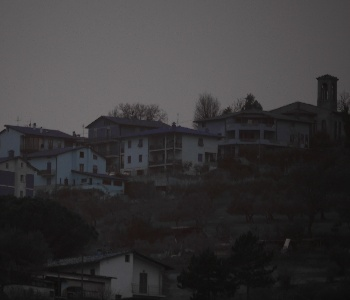
#> input picture Week2/under_exposed.jpg, 350 x 300 px, found by its file name
$ jupyter execute Sbj02_Enhancement.ipynb   (older library calls are emulated)
#> lines starting #> are read from the running program, lines starting #| are printed output that depends on the picture
### EE 421/521 Image Processing - Spring 2021-22

## Subject 2 - Image Enhancement

In this demonstration of the lecture, you will learn the following:

1. Histogram and pdf calculation
2. Plotting a histrogram
3. Auto-contrast adjustment
4. Histrogram equalization
5. Histogram matching

*Copyright (c) 2020-2022 by Arif Tanju Erdem*

[cell 1]
# STEP 0 Import the necessary packages

# reading/writing image files
from skimage import io
from skimage import color

# histogram calculation
from skimage import exposure

# displaying images and plots
import matplotlib.pyplot as plt

# array operations
import numpy as np

[cell 2]
# my function to round image data to nearest integer, then
# truncate to range [0, 255], and then set data type to uint8

def my_imgLuminance(imgRGB):

    # make sure it is a color image
    assert imgRGB.shape[2] == 3

    # get the luminance data
    imgLum = color.rgb2gray(imgRGB)

    imgLum = np.round(imgLum * 255, 0)
    imgLum = np.minimum(imgLum, 255)
    imgLum = np.maximum(imgLum, 0)
    imgLum = imgLum.astype('uint8')

    return imgLum

# end of function

[cell 3]
# my function to convert float image data from range [0, 1] to range [0, 255],
# and then set data type to uint8

def my_float2int(img):

    img = np.round(img * 255, 0)
    img = np.minimum(img, 255)
    img = np.maximum(img, 0)
    img = img.astype('uint8')

    return img

# end of function

[cell 4]
# STEP 1 Pick two different images, one with low exposure (i.e., a dark image)
# and one with high exposure (i.e., a bright image). Calculate and display their luminance.

# set image folder
image_folder = r'C:\Users\Metin\Desktop\EE421\Week2'

# read under exposed image
image_file = r'/under_exposed.jpg'
image_path = image_folder + image_file
imgRGB_low = io.imread(image_path)
#> imgRGB_low is the input picture: shape (300, 350, 3); mean R, G, B 56.3, 54.4, 55.5

# read over exposed image
image_file = r'/over_exposed.jpg'
image_path = image_folder + image_file
imgRGB_high = io.imread(image_path)
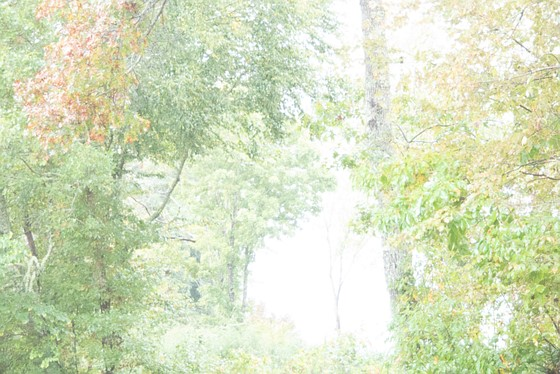
#> input picture Week2/over_exposed.jpg, 560 x 374 px, found by its file name
#> imgRGB_high is the input picture: shape (374, 560, 3); mean R, G, B 213.7, 223.3, 191.6

# calculate luminance
img_low = my_imgLuminance(imgRGB_low)
img_high = my_imgLuminance(imgRGB_high)

# print image size
print("Low exposure image width is {} and height is {}.".format(img_low.shape[0], img_low.shape[1]))
#| Low exposure image width is 300 and height is 350.
print("High exposure image width is {} and height is {}.".format(img_high.shape[0], img_high.shape[1]))
#| High exposure image width is 374 and height is 560.

# display both images
plt.figure(figsize=(10,10))
plt.subplot(121), plt.imshow(img_low, cmap = 'gray', vmin=0, vmax=255)
plt.title('Low Exposure Image'), plt.xticks([]), plt.yticks([])
plt.subplot(122), plt.imshow(img_high, cmap = 'gray', vmin=0, vmax=255)
plt.title('High Exposure Image'), plt.xticks([]), plt.yticks([])
plt.show()
plt.close()

[cell 5]
# STEP 2.a Calculate and display the histrogram of each image

# histogram calculation
hist_low, bins = exposure.histogram(img_low, source_range='dtype')
#> hist_low = 256 values, max 2921 at index 20, min 0 at index 0, mean 410.2; bins = 256 values from 0 to 255
hist_high, bins = exposure.histogram(img_high, source_range='dtype')
#> hist_high = 256 values, max 11949 at index 255, min 0 at index 0, mean 818.1

# histrogramx plots
plt.figure(figsize=(10,4))
plt.subplot(121), plt.plot(hist_low, 'b')
plt.xlim(0, 255)
plt.title('Histogram of low exposure image')
plt.subplot(122), plt.plot(hist_high, 'r')
plt.xlim(0, 255)
plt.title('Histogram of high exposure image')
plt.show()
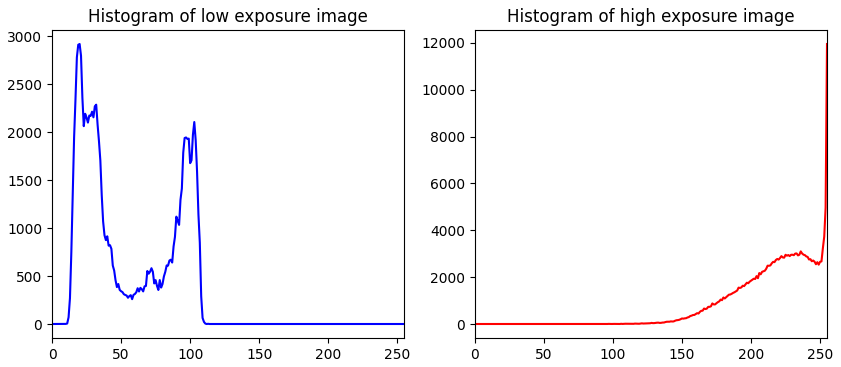
#> figure drawn by matplotlib, 2 panels; panel 1: curve peaks at x = 20, y = 2921; panel 2: curve peaks at x = 255, y = 11949
plt.close()

[cell 6]
# STEP 2.b Calculate and display the pdf of each image

# pdf calculation
pdf_low = hist_low / hist_low.sum()
#> pdf_low = 256 values, max 0.0278 at index 20, min 0 at index 0, mean 0.00391
pdf_high = hist_high / hist_high.sum()
#> pdf_high = 256 values, max 0.0571 at index 255, min 0 at index 0, mean 0.00391

# pdf plots
plt.plot(pdf_low, 'b')
plt.xlim([0,256])
plt.plot(pdf_high, 'r')
plt.xlim([0,256])
plt.title("Image pdf's (blue: low exposure, red: high exposure)")
plt.show()
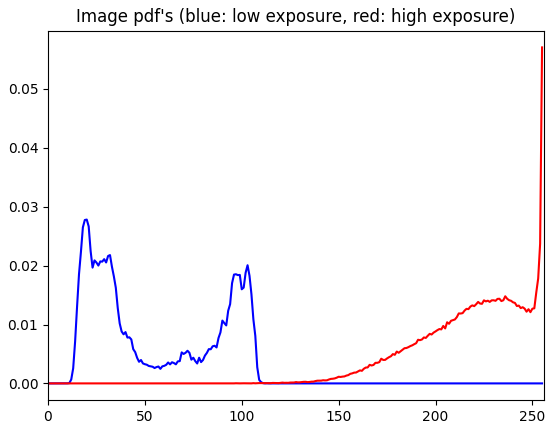
#> figure drawn by matplotlib, 1 panel; curve peaks at x = 20, y = 0.0278; curve peaks at x = 255, y = 0.0571

[cell 7]
# STEP 3 auto contrast adjustment

# image 1
# find min and max values
val_low_min = img_low.min()
#> val_low_min = 10
val_low_max = img_low.max()
#> val_low_max = 113

# stretch brightness to max range
img_low_auto = (img_low - val_low_min) / (val_low_max - val_low_min)
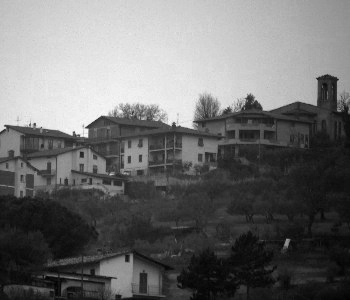
#> img_low_auto: shape (300, 350) float64; min 0, max 1, mean 0.434

# scale to 255 and convert to integer
img_low_auto = my_float2int(img_low_auto)

# image 2
# find min and max values
val_high_min = img_high.min()
#> val_high_min = 78
val_high_max = img_high.max()
#> val_high_max = 255

# stretch brightness to max range
img_high_auto = (img_high - val_high_min) / (val_high_max - val_high_min)
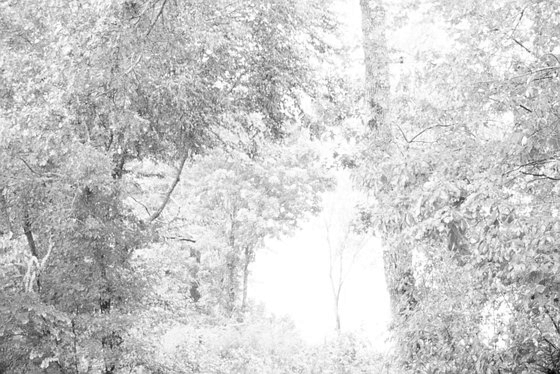
#> img_high_auto: shape (374, 560) float64; min 0, max 1, mean 0.797

# scale to 255 and convert to integer
img_high_auto = my_float2int(img_high_auto)

# display auto contrast adjusted images
plt.figure(figsize=(10,8))
plt.subplot(221), plt.imshow(img_low, cmap = 'gray', vmin=0, vmax=255)
plt.title('Low Exposure Image'), plt.xticks([]), plt.yticks([])
plt.subplot(222), plt.imshow(img_low_auto, cmap = 'gray', vmin=0, vmax=255)
plt.title('Auto-Contrast Adjusted Low Exposure Image'), plt.xticks([]), plt.yticks([])
plt.subplot(223), plt.imshow(img_high, cmap = 'gray', vmin=0, vmax=255)
plt.title('High Exposure Image'), plt.xticks([]), plt.yticks([])
plt.subplot(224), plt.imshow(img_high_auto, cmap = 'gray', vmin=0, vmax=255)
plt.title('Auto-Contrast Adjusted High Exposure Image'), plt.xticks([]), plt.yticks([])
plt.show()
plt.close()

[cell 8]
# STEP 4 Calculate and display the histrogram of auto contrast adjusted images

# histogram calculation
hist_low_auto, bins = exposure.histogram(img_low_auto, source_range='dtype')
#> hist_low_auto = 256 values, max 2921 at index 25, min 0 at index 1, mean 410.2
hist_high_auto, bins = exposure.histogram(img_high_auto, source_range='dtype')
#> hist_high_auto = 256 values, max 11949 at index 255, min 0 at index 2, mean 818.1

# find min and max values
val_low_auto_min = img_low_auto.min()
#> val_low_auto_min = 0
val_low_auto_max = img_low_auto.max()
#> val_low_auto_max = 255
val_high_auto_min = img_high_auto.min()
#> val_high_auto_min = 0
val_high_auto_max = img_high_auto.max()
#> val_high_auto_max = 255

# histrogram plots
plt.figure(figsize=(10,8))
plt.subplot(221), plt.plot(hist_low, 'b')
plt.xlim(0, 255)
plt.title('Hist. Low Exposure Image [{}, {}]'.format(val_low_min, val_low_max))
plt.subplot(222), plt.plot(hist_low_auto, 'b')
plt.xlim(0, 255)
plt.title('Hist. Auto-Cont. Adj. Low Exp. Image [{}, {}]'.format(val_low_auto_min, val_low_auto_max))
plt.subplot(223), plt.plot(hist_high, 'r')
plt.xlim(0, 255)
plt.title('Hist. High Exposure Image [{}, {}]'.format(val_high_min, val_high_max))
plt.subplot(224), plt.plot(hist_high_auto, 'r')
plt.xlim(0, 255)
plt.title('Hist. Auto-Cont. Adj. High Exp. Image [{}, {}]'.format(val_high_auto_min, val_high_auto_max))
plt.show()
#> figure, not shown here; panel 1: curve peaks at x = 20, y = 2921; panel 2: curve peaks at x = 25, y = 2921; panel 3: curve peaks at x = 255, y = 11949; panel 4: curve peaks at x = 255, y = 11949
plt.close()

[cell 9]
# STEP 5 Apply histogram equalization to each image and
# display the resulting images and their histograms

# histogram equalization
img_low_eq = exposure.equalize_hist(img_low)
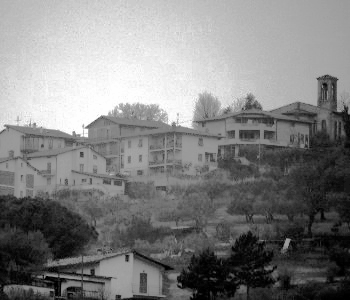
#> img_low_eq: shape (300, 350) float64; min 9.52e-06, max 1, mean 0.508
img_high_eq = exposure.equalize_hist(img_high)
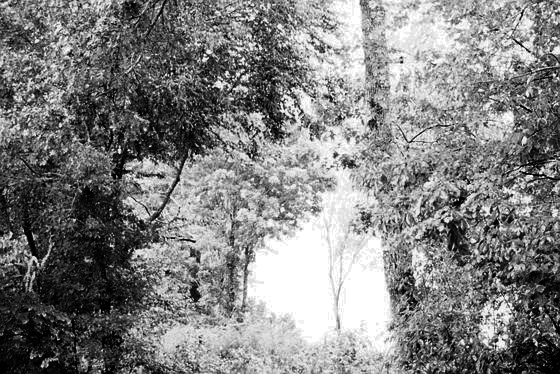
#> img_high_eq: shape (374, 560) float64; min 4.77e-06, max 1, mean 0.507

img_low_eq = my_float2int(img_low_eq)
img_high_eq = my_float2int(img_high_eq)

# display original and histogram equalized images
plt.figure(figsize=(14,8))

plt.subplot(231), plt.imshow(img_low, cmap = 'gray', vmin=0, vmax=255)
plt.title('Low Exposure Image'), plt.xticks([]), plt.yticks([])
plt.subplot(232), plt.imshow(img_low_auto, cmap = 'gray', vmin=0, vmax=255)
plt.title('Auto-Contrast Adjusted Low Exposure Image'), plt.xticks([]), plt.yticks([])
plt.subplot(233), plt.imshow(img_low_eq, cmap = 'gray', vmin=0, vmax=255)
plt.title('Histogram Equalized Low Exposure Image'), plt.xticks([]), plt.yticks([])
plt.subplot(234), plt.imshow(img_high, cmap = 'gray', vmin=0, vmax=255)
plt.title('High Exposure Image'), plt.xticks([]), plt.yticks([])
plt.subplot(235), plt.imshow(img_high_auto, cmap = 'gray', vmin=0, vmax=255)
plt.title('Auto-Contrast Adjusted High Exposure Image'), plt.xticks([]), plt.yticks([])
plt.subplot(236), plt.imshow(img_high_eq, cmap = 'gray', vmin=0, vmax=255)
plt.title('Histogram Equalized High Exposure Image'), plt.xticks([]), plt.yticks([])
plt.show()
plt.close()

# calculate equalized histograms
hist_low_eq, bins = exposure.histogram(img_low_eq, source_range='dtype')
#> hist_low_eq = 256 values, max 2921 at index 37, min 0 at index 2, mean 410.2
hist_high_eq, bins = exposure.histogram(img_high_eq, source_range='dtype')
#> hist_high_eq = 256 values, max 11949 at index 255, min 0 at index 19, mean 818.1

# calculate equalized pdf's
pdf_low_eq = hist_low_eq / hist_low_eq.sum()
#> pdf_low_eq = 256 values, max 0.0278 at index 37, min 0 at index 2, mean 0.00391
pdf_high_eq = hist_high_eq / hist_high_eq.sum()
#> pdf_high_eq = 256 values, max 0.0571 at index 255, min 0 at index 19, mean 0.00391

# calculate auto-contrast adjusted pdf's
pdf_low_auto = hist_low_auto / hist_low_auto.sum()
#> pdf_low_auto = 256 values, max 0.0278 at index 25, min 0 at index 1, mean 0.00391
pdf_high_auto = hist_high_auto / hist_high_auto.sum()
#> pdf_high_auto = 256 values, max 0.0571 at index 255, min 0 at index 2, mean 0.00391

# plot equalized pdf's
plt.figure(figsize=(14,4))
plt.subplot(131), plt.plot(pdf_low, 'b'), plt.xlim([0,256])
plt.plot(pdf_high, 'r'), plt.xlim([0,256])
plt.title("Input Image pdf's (blue: low, red: high)")
plt.subplot(132), plt.plot(pdf_low_auto, '.b'), plt.xlim([0,256])
plt.plot(pdf_high_auto, '.r'), plt.xlim([0,256])
plt.title("Auto-Cont. Adj. Image pdf's (blue: low, red: high)")
plt.subplot(133), plt.plot(pdf_low_eq, '.b'), plt.xlim([0,256])
plt.plot(pdf_high_eq, '.r'), plt.xlim([0,256])
plt.title("Hist. Equal. Image pdf's (blue: low, red: high)")
plt.show()
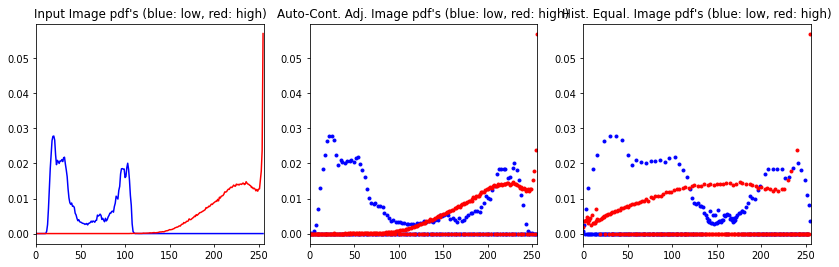
#> figure drawn by matplotlib, 3 panels; panel 1: curve peaks at x = 20, y = 0.0278; panel 1: curve peaks at x = 255, y = 0.0571; panel 2: curve peaks at x = 25, y = 0.0278; panel 2: curve peaks at x = 255, y = 0.0571
plt.close()

[cell 10]
# STEP 6 Modify the original dark image so that
# its histogram matches that of the original bright image.
# Display the modified image and its histrogram.

# map the pixel intensities in the low exposure image so that its pdf "matches" that of the high exposure image
img_matched = exposure.match_histograms(img_low, img_high, multichannel=False)
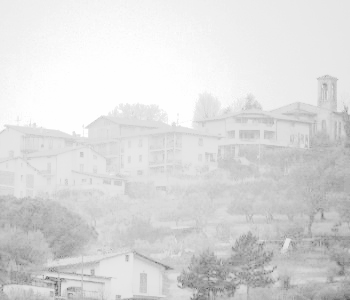
#> img_matched: shape (300, 350) float64; min 78.99, max 255, mean 219.5
# round to nearest integer
np.round(img_matched, 0, img_matched)
# set data type to integer
img_matched = img_matched.astype(np.uint8)

# calculate matched histogram and pdf
hist_matched, bins = exposure.histogram(img_matched, source_range='dtype')
#> hist_matched = 256 values, max 4026 at index 254, min 0 at index 0, mean 410.2
pdf_matched = hist_matched / hist_matched.sum()
#> pdf_matched = 256 values, max 0.0383 at index 254, min 0 at index 0, mean 0.00391

# display the images
plt.figure(figsize=(15,4))
plt.subplot(131), plt.imshow(img_low, cmap = 'gray', vmin=0, vmax=255)
plt.title('Low Exposure Image'), plt.xticks([]), plt.yticks([])
plt.subplot(132), plt.imshow(img_high, cmap = 'gray', vmin=0, vmax=255)
plt.title('High Exposure Image'), plt.xticks([]), plt.yticks([])
plt.subplot(133), plt.imshow(img_matched, cmap = 'gray', vmin=0, vmax=255)
plt.title('Histogram Matched (Low -> High) Image'), plt.xticks([]), plt.yticks([])
plt.show()
plt.close()

# display the pdf's
plt.plot(pdf_low, '.b')
plt.xlim(0, 256)
plt.plot(pdf_high, '.r')
plt.xlim(0, 256)
plt.plot(pdf_matched, '.g')
plt.xlim(0, 256)
plt.title("Image pdf's (b: low exposure, r: high exposure, g: low matched to high)")
plt.show()
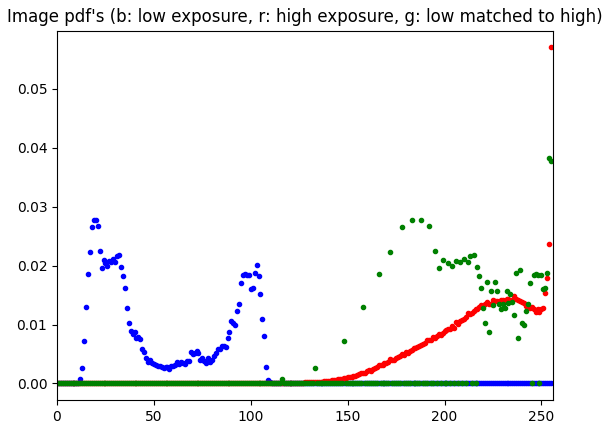
#> figure drawn by matplotlib, 1 panel; curve peaks at x = 20, y = 0.0278; curve peaks at x = 255, y = 0.0571; curve peaks at x = 254, y = 0.0383
